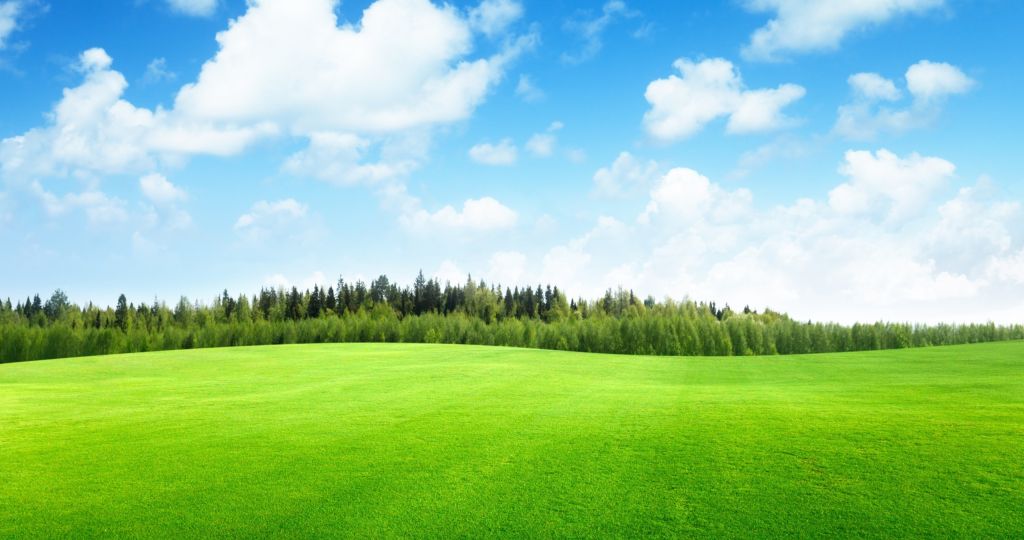
#> input picture 1.jpg, 2048 x 1080 px (shown at 1/2 size)
$ jupyter execute --allow-errors Lab2.ipynb
#> lines starting #> are read from the running program, lines starting #| are printed output that depends on the picture; long printed decimals are rounded
[cell 1]
from numba import njit, jit
import numba
import numpy as np
import imutils
import cv2
from matplotlib import pyplot as plt

# from decimal import *
# getcontext().prec = 100000000

[cell 2]
path = "1.jpg"
alpha = 1

[cell 3]
img = cv2.imread(path)
#> img is the input picture: shape (1080, 2048, 3); mean B, G, R 152.3, 199.2, 147.3
img = cv2.cvtColor(img, cv2.COLOR_BGR2RGB)
img = imutils.resize(img, width=100)
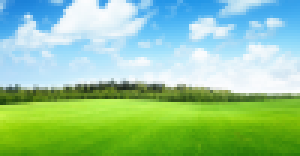
#> img: shape (52, 100, 3) (shown 3 times larger); mean R, G, B 147.3, 199.2, 152.3
height, width, _ = img.shape
#> height = 52; width = 100
print(height, width)
#| 52 100
plt.figure(figsize=(20, 20))
plt.imshow(img)
plt.show()

[cell 4]
img = img.astype(np.float64)
img = img / 100.
x_up = img[0:int(height/4)]
x_down = img[int(3*height/4):height]

plt.figure(figsize=(20, 20))
plt.subplot(121), plt.imshow(x_up)
plt.subplot(122), plt.imshow(x_down)
plt.show()
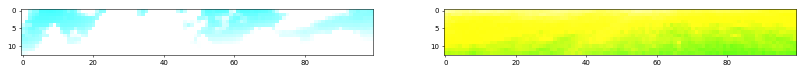
#> figure drawn by matplotlib, 2 panels

[cell 5]
mu_up = np.sum(x_up, axis=0)
#> mu_up = 100 rows, first 8: [11.7, 22.41, 30.1], [9.75, 21.4, 29.94], [8.42, 20.62, 29.77], [8.1, 20.44, 29.76], [8.61, 20.67, 29.82], [10.12, 21.36, 29.9], [13.38, 22.86, 30.18], [14.43, 23.46, 30.29]
mu_up = np.sum(mu_up, axis=0)
#> mu_up = [1795.8, 2618.6, 3142.1]
mu_up = mu_up.astype(float) / (x_up.shape[0] * x_up.shape[1])
#> mu_up = [1.38, 2.01, 2.42]
mu_up = np.array(mu_up, np.float64)
print(mu_up)
#| [1.381 2.014 2.417]
mu_down = np.sum(x_down, axis=0)
#> mu_down = 100 rows, first 8: [17.28, 25.33, 2.39], [17.03, 25.19, 2.12], [17.11, 25.23, 2.08], [16.8, 24.98, 1.9], [16.54, 24.74, 1.86], [16.36, 24.66, 1.73], [16.17, 24.5, 1.73], [15.61, 24.19, 1.81]
mu_down = np.sum(mu_down, axis=0)
#> mu_down = [1328.1, 2272.3, 184.2]
mu_down = mu_down.astype(float) / (x_down.shape[0] * x_down.shape[1])
#> mu_down = [1.02, 1.75, 0.142]
mu_down = np.array(mu_down, np.float64)
print(mu_down)
#| [1.022 1.748 0.1417    ]

[cell 6]
matrix = [np.matmul([[(x - mu_up)[0]], [(x - mu_up)[1]], [(x - mu_up)[2]]], [(x - mu_up)]) for x_row in x_up for x in x_row]
#> matrix = 1300 items
epsilon_up = np.sum(matrix, axis=0)
#> epsilon_up = [[635.8, 297.6, 54.52], [297.6, 143.8, 28.81], [54.52, 28.81, 7.34]]
epsilon_up = epsilon_up.astype(float) / (x_up.shape[0] * x_up.shape[1])
#> epsilon_up = [[0.489, 0.229, 0.0419], [0.229, 0.111, 0.0222], [0.0419, 0.0222, 0.00564]]
epsilon_up = np.array(epsilon_up, np.float64)
print(epsilon_up)
#| [[0.4891 0.2289 0.04194]
#|  [0.2289 0.1106 0.02216]
#|  [0.04194 0.02216 0.005645]]
matrix = [np.matmul([[(x - mu_down)[0]], [(x - mu_down)[1]], [(x - mu_down)[2]]], [(x - mu_down)]) for x_row in x_down for x in x_row]
epsilon_down = np.sum(matrix, axis=0)
#> epsilon_down = [[134.9, 111.4, 30.54], [111.4, 94.34, 25.2], [30.54, 25.2, 13.95]]
epsilon_down = epsilon_down.astype(float) / (x_down.shape[0] * x_down.shape[1])
#> epsilon_down = [[0.104, 0.0857, 0.0235], [0.0857, 0.0726, 0.0194], [0.0235, 0.0194, 0.0107]]
epsilon_down = np.array(epsilon_down, np.float64)
print(epsilon_down)
#| [[0.1038 0.08571   0.02349]
#|  [0.08571   0.07257 0.01938]
#|  [0.02349 0.01938 0.01073]]

[cell 7]
modKs = 3
modNei = 8
modT = height * width
#> modT = 5200
mus = np.array([mu_down, (mu_up + mu_down) * 0.5, mu_up])
#> mus = [[1.02, 1.75, 0.142], [1.2, 1.88, 1.28], [1.38, 2.01, 2.42]]
epsilons = np.array([epsilon_down, (epsilon_up + epsilon_down) * 0.5, epsilon_up])

$ run again, with 2.jpg copied over 1.jpg
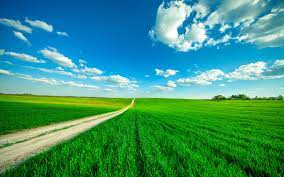
#> input picture 2.jpg, 284 x 177 px
#> img is the input picture: shape (177, 284, 3); mean B, G, R 120, 148.6, 61.9
#> `img = imutils.resize(img, width=100)`:
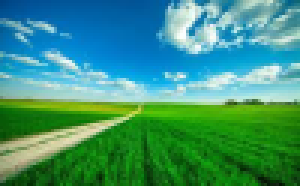
#> img: shape (62, 100, 3) (shown 3 times larger); mean R, G, B 61.9, 148.6, 120
#| 62 100
#> `plt.show()`:
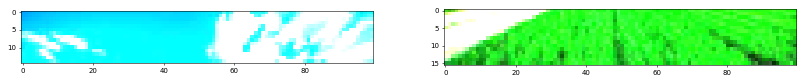
#> figure drawn by matplotlib, 2 panels
#> `mu_up = np.sum(x_up, axis=0)`: mu_up = 100 rows, first 8: [1.65, 13.99, 22.4], [1.86, 14.59, 23.06], [2.22, 15.17, 23.69], [2.66, 15.62, 23.98], [3.31, 16.06, 24.05], [5.01, 17.26, 24.74], [6.99, 18.69, 25.66], [6.78, 18.5, 25.83]
#> `mu_up = np.sum(mu_up, axis=0)`: mu_up = [884.9, 2101.1, 2693.5]
#> `mu_up = mu_up.astype(float) / (x_up.shape[0] * x_up.shape[1])`: mu_up = [0.59, 1.4, 1.8]
#| [0.5899 1.401 1.796   ]
#> `mu_down = np.sum(x_down, axis=0)`: mu_down = 100 rows, first 8: [18.75, 21.5, 14.56], [18.78, 22.07, 14.59], [18.12, 21.92, 13.91], [19.02, 22.68, 14.59], [19.77, 22.81, 15.12], [19.69, 22.56, 14.98], [19.2, 22.47, 14.79], [19.02, 22.58, 14.53]
#> `mu_down = np.sum(mu_down, axis=0)`: mu_down = [582.3, 1888.4, 474.7]
#> `mu_down = mu_down.astype(float) / (x_down.shape[0] * x_down.shape[1])`: mu_down = [0.364, 1.18, 0.297]
#| [0.3639  1.180    0.2967]
#> `matrix = [np.matmul([[(x - mu_up)[0]], [(x - mu_up)[1]], [(x - mu_up)[..`: matrix = 1500 items
#> `epsilon_up = np.sum(matrix, axis=0)`: epsilon_up = [[745.5, 479.9, 177.6], [479.9, 329.9, 136.6], [177.6, 136.6, 88.72]]
#> `epsilon_up = epsilon_up.astype(float) / (x_up.shape[0] * x_up.shape[1])`: epsilon_up = [[0.497, 0.32, 0.118], [0.32, 0.22, 0.0911], [0.118, 0.0911, 0.0591]]
#| [[0.497 0.3199 0.1184]
#|  [0.3199 0.22 0.09106]
#|  [0.1184 0.09106 0.05915]]
#> `matrix = [np.matmul([[(x - mu_down)[0]], [(x - mu_down)[1]], [(x - mu_..`: matrix = 1600 items
#> `epsilon_down = np.sum(matrix, axis=0)`: epsilon_down = [[446.8, 209.2, 336.8], [209.2, 174.2, 157.7], [336.8, 157.7, 256.9]]
#> `epsilon_down = epsilon_down.astype(float) / (x_down.shape[0] * x_down...`: epsilon_down = [[0.279, 0.131, 0.21], [0.131, 0.109, 0.0986], [0.21, 0.0986, 0.161]]
#| [[0.2793 0.1307 0.2105]
#|  [0.1307 0.1089 0.09859]
#|  [0.2105 0.09859 0.1605]]
#> mus = [[0.364, 1.18, 0.297], [0.477, 1.29, 1.05], [0.59, 1.4, 1.8]]

$ run again, with 3.jpg copied over 1.jpg
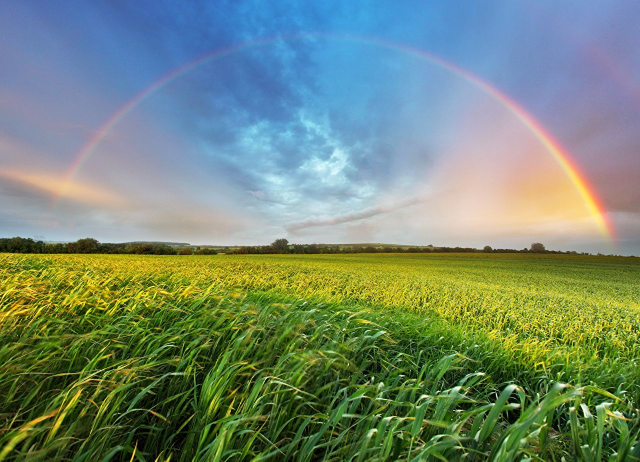
#> input picture 3.jpg, 1280 x 923 px (shown at 1/2 size)
#> img is the input picture: shape (923, 1280, 3); mean B, G, R 115.1, 136.2, 115.8
#> `img = imutils.resize(img, width=100)`:
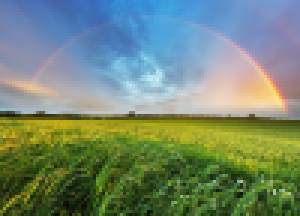
#> img: shape (72, 100, 3) (shown 3 times larger); mean R, G, B 115.8, 136.2, 115.1
#| 72 100
#> `plt.show()`:
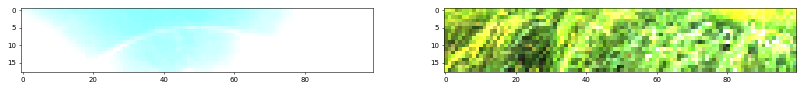
#> figure drawn by matplotlib, 2 panels
#> `mu_up = np.sum(x_up, axis=0)`: mu_up = 100 rows, first 8: [21.08, 23.51, 31.18], [20.84, 23.64, 31.36], [20.73, 23.66, 31.53], [20.54, 23.7, 31.71], [20.3, 23.72, 31.8], [20.07, 23.65, 31.84], [19.87, 23.55, 31.86], [19.7, 23.51, 31.91]
#> `mu_up = np.sum(mu_up, axis=0)`: mu_up = [1778.8, 2529, 3485.9]
#> `mu_up = mu_up.astype(float) / (x_up.shape[0] * x_up.shape[1])`: mu_up = [0.988, 1.41, 1.94]
#| [0.9882 1.405      1.937]
#> `mu_down = np.sum(x_down, axis=0)`: mu_down = 100 rows, first 8: [10.39, 12.95, 3.15], [11.92, 14.39, 3.61], [11.41, 13.48, 3.85], [11.3, 13.11, 3.73], [11.76, 13.95, 4.05], [11.42, 13.75, 3.73], [10.37, 12.87, 3.47], [10.84, 13.2, 3.43]
#> `mu_down = np.sum(mu_down, axis=0)`: mu_down = [1142.2, 1616.9, 576.2]
#> `mu_down = mu_down.astype(float) / (x_down.shape[0] * x_down.shape[1])`: mu_down = [0.635, 0.898, 0.32]
#| [0.6346 0.8983 0.3201]
#> matrix = 1800 items
#> `epsilon_up = np.sum(matrix, axis=0)`: epsilon_up = [[144.9, 36.07, -15.87], [36.07, 54.12, 37.27], [-15.87, 37.27, 43]]
#> `epsilon_up = epsilon_up.astype(float) / (x_up.shape[0] * x_up.shape[1])`: epsilon_up = [[0.0805, 0.02, -0.00881], [0.02, 0.0301, 0.0207], [-0.00881, 0.0207, 0.0239]]
#| [[ 0.08049  0.02004 -0.008814]
#|  [ 0.02004  0.03006  0.02071]
#|  [-0.008814  0.02071  0.02389]]
#> `epsilon_down = np.sum(matrix, axis=0)`: epsilon_down = [[144.8, 155.2, 61.91], [155.2, 193.6, 78.95], [61.91, 78.95, 60.2]]
#> `epsilon_down = epsilon_down.astype(float) / (x_down.shape[0] * x_down...`: epsilon_down = [[0.0804, 0.0862, 0.0344], [0.0862, 0.108, 0.0439], [0.0344, 0.0439, 0.0334]]
#| [[0.08044 0.0862 0.03439 ]
#|  [0.0862 0.1076 0.04386]
#|  [0.03439  0.04386 0.03344 ]]
#> mus = [[0.635, 0.898, 0.32], [0.811, 1.15, 1.13], [0.988, 1.41, 1.94]]
